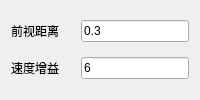
                   <widget class="QWidget" name="Purepursuit_4">
                    <attribute name="title">
                     <string>纯跟踪</string>
                    </attribute>
                    <layout class="QGridLayout" name="gridLayout_33" columnstretch="1,0">
                     <item row="1" column="1">
                      <widget class="QLineEdit" name="ql_PP_LD_4">
                       <property name="text">
                        <string>0.3</string>
                       </property>
                      </widget>
                     </item>
                     <item row="2" column="1">
                      <widget class="QLineEdit" name="ql_PP_SG_4">
                       <property name="text">
                        <string>6</string>
                       </property>
                      </widget>
                     </item>
                     <item row="2" column="0">
                      <widget class="QLabel" name="ql_SG_4">
                       <property name="text">
                        <string>速度增益</string>
                       </property>
                      </widget>
                     </item>
                     <item row="1" column="0">
                      <widget class="QLabel" name="ql_LD_4">
                       <property name="text">
                        <string>前视距离</string>
                       </property>
                      </widget>
                     </item>
                    </layout>
                   </widget>
